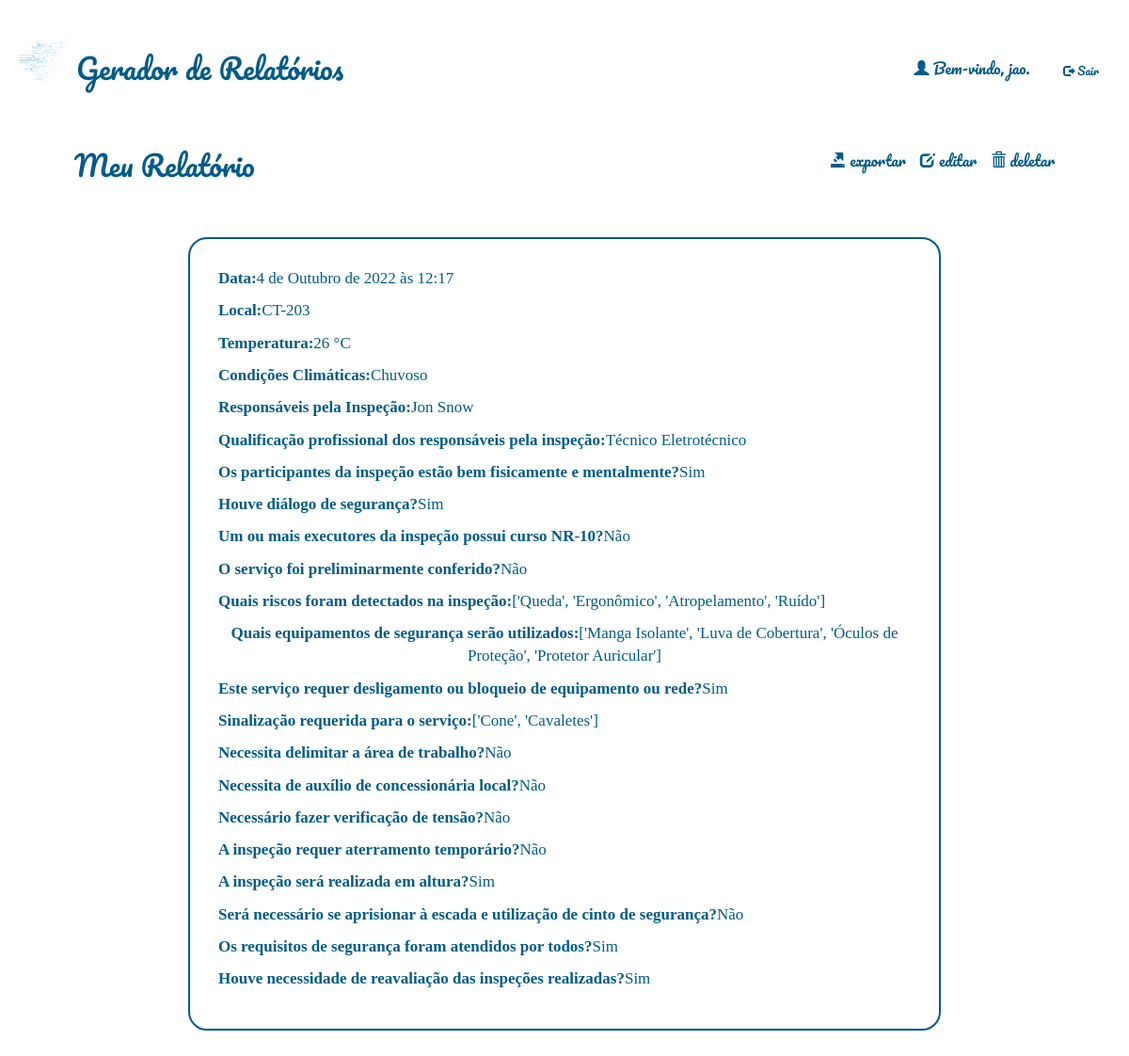
/relatorios/relatorio/2/ (signed in), run on an earlier commit of the app's database.
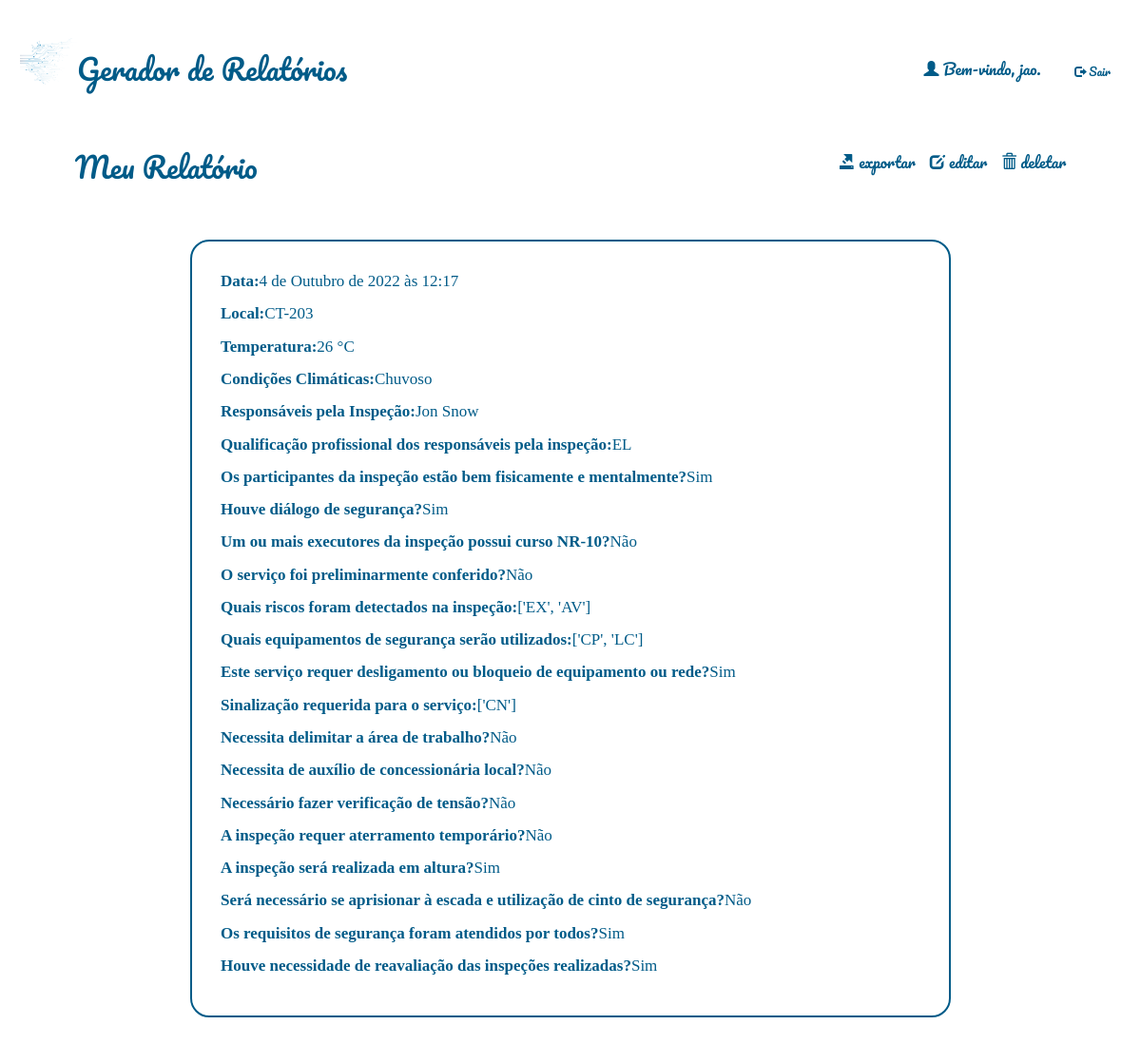
And on a later commit of the database.
### relatorio/models.py (models this page shows)
class Relatorio(models.Model):
    autor = models.ForeignKey(User, default=None, on_delete=models.CASCADE)
    data = models.DateTimeField()
    local = models.CharField(max_length=100)
    temperatura = models.IntegerField()
    clima = models.CharField(max_length=100)
    responsaveis = models.TextField(blank=True)
    Qualificacao_Profissional = models.CharField(max_length=100, default='')
    riscos = models.CharField(max_length=100, default='')
    equipamentos = models.CharField(max_length=100, default='')
    sinalizacao = models.CharField(max_length=100, default='')
    desligamento = models.CharField(max_length=4, default='')
    integridade = models.CharField(max_length=4, default='')
    dialogo = models.CharField(max_length=4, default='')
    curso_nr = models.CharField(max_length=4, default='')
    conferido = models.CharField(max_length=4, default='')
    delimitar_area = models.CharField(max_length=4, default='')
    auxconces = models.CharField(max_length=4, default='')
    tensao = models.CharField(max_length=4, default='')
    aterramento = models.CharField(max_length=4, default='')
    altura = models.CharField(max_length=4, default='')
    cinto_seg = models.CharField(max_length=4, default='')
    requi_seg = models.CharField(max_length=4, default='')
    reavaliacao = models.CharField(max_length=4, default='')

### relatorio/views.py (the view)
# urls.py: path('relatorio/<int:rel_id>/', views.relatorio_visualiza, name="visualiza"),
@login_required(login_url="/accounts/login/")
def relatorio_visualiza(request, rel_id):
    relatorio = Relatorio.objects.get(id=rel_id)
    now = timezone.now()
    return render(request, 'relatorio/relatorio_visualiza.html', {'relatorio': relatorio})

### relatorio/templates/relatorio/relatorio_visualiza.html
{% extends 'base_layout.html'%}
{% block content %}
<header style="margin-inline:5%;">
        <h2>Meu Relatório</h2>
        <nav>
        <li>
                <a class="botao-icon" href="{% url 'relatorio:exporta' rel_id=relatorio.id %}">
                        <span class="glyphicon glyphicon-export"></span> exportar
                </a>
                <a class="botao-icon" href="{% url 'relatorio:edita' rel_id=relatorio.id %}">
                        <span class="glyphicon glyphicon-edit"></span> editar
                </a>
                <a class="botao-icon" href="{% url 'relatorio:deleta' rel_id=relatorio.id %}">
                        <span class="glyphicon glyphicon-trash"></span> deletar
                </a>
        </li>
        </nav>
</header>
<div class="compromisso-visualiza-wrapper">
        <div class="compromisso-visualiza">
                <p><b>Data:</b> {{ relatorio.data }}</p>
                <p><b>Local:</b> {{ relatorio.local }}</p>
                <p><b>Temperatura:</b> {{relatorio.temperatura}} °C</p>
                <p><b>Condições Climáticas:</b> {{relatorio.clima}} </p>
                <p><b>Responsáveis pela Inspeção:</b>  {{ relatorio.responsaveis }}</p>
                <p><b>Qualificação profissional dos responsáveis pela inspeção:</b> {{relatorio.Qualificacao_Profissional}}</p>
                <p><b>Os participantes da inspeção estão bem fisicamente e mentalmente?</b> {{relatorio.integridade}}</p>
                <p><b>Houve diálogo de segurança?</b> {{relatorio.dialogo}}</p>
                <p><b>Um ou mais executores da inspeção possui curso NR-10?</b> {{relatorio.curso_nr}}</p>
                <p><b>O serviço foi preliminarmente conferido?</b> {{relatorio.conferido}}</p>
                <p><b>Quais riscos foram detectados na inspeção:</b> {{ relatorio.riscos }}</p>
                <p><b>Quais equipamentos de segurança serão utilizados:</b> {{relatorio.equipamentos}}</p>
                <p><b>Este serviço requer desligamento ou bloqueio de equipamento ou rede?</b> {{relatorio.desligamento}}</p>
                <p><b>Sinalização requerida para o serviço:</b> {{relatorio.sinalizacao}}</p>
                <p><b>Necessita delimitar a área de trabalho?</b> {{relatorio.delimitar_area}}</p>
                <p><b>Necessita de auxílio de concessionária local?</b> {{relatorio.auxconces}}</p>
                <p><b>Necessário fazer verificação de tensão?</b> {{relatorio.tensao}}</p>
                <p><b>A inspeção requer aterramento temporário?</b> {{relatorio.aterramento}}</p>
                <p><b>A inspeção será realizada em altura?</b> {{relatorio.altura}}</p>
                <p><b>Será necessário se aprisionar à escada e utilização de cinto de segurança?</b> {{relatorio.cinto_seg}}</p>
                <p><b>Os requisitos de segurança foram atendidos por todos?</b> {{relatorio.requi_seg}}</p>
                <p><b>Houve necessidade de reavaliação das inspeções realizadas?</b> {{relatorio.reavaliacao}}</p>
        </div>
</div>
{% endblock %}

### templates/base_layout.html (shortened to what this page needs)
<!DOCTYPE html>
<html lang="pt-BR">
<head>
    <link href="https://cdn.jsdelivr.net/npm/bootstrap@5.1.3/dist/css/bootstrap.min.css" rel="stylesheet">
    <link rel="stylesheet" href="https://maxcdn.bootstrapcdn.com/bootstrap/3.4.0/css/bootstrap.min.css">
    {% load static %}
    <link rel="stylesheet" href="{% static 'styles.css' %}">
</head>
<body>
    <header class="wrapper">
        <h1><a href="{% url 'home' %}"><img src="{% static 'logo.png' %}" alt="calendario"/>Gerador de Relatórios</a></h1>
        <nav>
            <ul style="margin: 40px 0 0 0;">
                {% if user.is_authenticated %}
                <li>
                    <span class="glyphicon glyphicon-user"></span> Bem-vindo, {{ user }}.
                </li>
                <li>
                    <form class="logout-link" action="{% url 'accounts:logout' %}" method="post">
                        <button type="submit" class="btn btn-default btn-sm">
                            <span class="glyphicon glyphicon-log-out"></span> Sair
                        </button>
                    </form>
                </li>
                {% else %}
                    <li><a class="botao-icon" href="{% url 'accounts:login' %}">Log in</a></li>
                    <li><a class="botao-icon" href="{% url 'accounts:signup' %}">Sign up</a></li>
                {% endif %}
            </ul>
        </nav>
    </header>
    <div class="wrapper">
        {% block content %}
        {% endblock %}
    </div>
</body>
</html>

### assets/styles.css (style rules this page uses)
body { background-color: #ffffff; color: #005b88; padding: 0 1px 0 1px; font-family: Pacifico; font-size: medium; }
img { width: 60px; height: auto; vertical-align: bottom; }
.login input, .compromisso-visualiza, .criaCompromisso { font-family: Cambria, Cochin, Georgia, Times, 'Times New Roman', serif; }
.compromisso-visualiza-wrapper { display: flex; align-items: center; justify-content: center; justify-self: center; }
.compromisso-visualiza { width: 800px; border-radius: 20px; align-self: center; text-align: center; border: 2px solid #005b88; margin: 40px; padding: 30px; font-size: 17px; }
.compromisso-visualiza p { display: table; text-justify: auto; }
h1 a { font-weight: normal; font-size: 30px; margin: 0; }
h2,h3,h4,h5 { color: #005b88; font-weight: normal; margin: 0; }
a { color: #005b88; }
a, a:hover, a:visited { text-decoration: none; }
.wrapper { margin: 0 auto; padding: 20px; }
header { display: grid; align-self: center; grid-template-columns: 1fr 1fr; padding: 20px 0; }
nav { justify-self: end; }
nav li { display: inline-block; margin-left: 20px; }
.botao-icon { display: table-cell; background: none; font-family: Pacifico; color: #005b88; cursor: pointer; size-adjust: 2px; cursor: pointer; padding-left: 15px; }
.btn.btn-default.btn-sm { color: #005b88; background-color: transparent; border-color: transparent; }

What changed in the data, as far as the page shows it:
changed Relatorio "CT-203": Qualificacao_Profissional "Técnico Eletrotécnico" → "EL"; riscos "['Queda', 'Ergonômico', 'Atropelamento', 'Ruído']" → "['EX', 'AV']"; equipamentos "['Manga Isolante', 'Luva de Cobertura', 'Óculos de Proteção', 'Protetor Auricular']" → "['CP', 'LC']"; sinalizacao "['Cone', 'Cavaletes']" → "['CN']"
